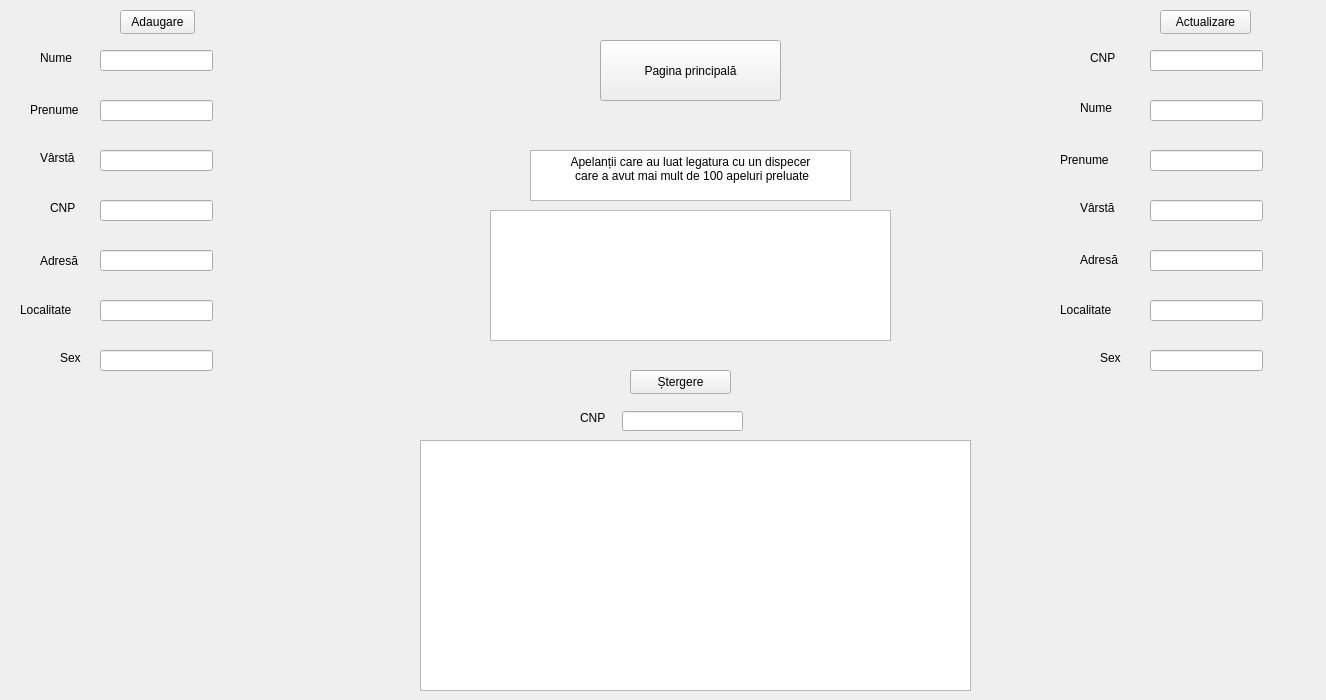
<?xml version="1.0" encoding="UTF-8"?>
<ui version="4.0">
 <class>Form</class>
 <widget class="QWidget" name="Form">
  <property name="geometry">
   <rect>
    <x>0</x>
    <y>0</y>
    <width>1326</width>
    <height>700</height>
   </rect>
  </property>
  <property name="windowTitle">
   <string>Form</string>
  </property>
  <widget class="QPushButton" name="pushButton">
   <property name="geometry">
    <rect>
     <x>120</x>
     <y>10</y>
     <width>75</width>
     <height>24</height>
    </rect>
   </property>
   <property name="text">
    <string>Adaugare</string>
   </property>
  </widget>
  <widget class="QPushButton" name="pushButton_2">
   <property name="geometry">
    <rect>
     <x>1160</x>
     <y>10</y>
     <width>91</width>
     <height>24</height>
    </rect>
   </property>
   <property name="text">
    <string>Actualizare</string>
   </property>
  </widget>
  <widget class="QPushButton" name="pushButton_3">
   <property name="geometry">
    <rect>
     <x>630</x>
     <y>370</y>
     <width>101</width>
     <height>24</height>
    </rect>
   </property>
   <property name="text">
    <string>Ștergere</string>
   </property>
  </widget>
  <widget class="QLineEdit" name="lineEdit">
   <property name="geometry">
    <rect>
     <x>100</x>
     <y>50</y>
     <width>113</width>
     <height>21</height>
    </rect>
   </property>
  </widget>
  <widget class="QLineEdit" name="lineEdit_2">
   <property name="geometry">
    <rect>
     <x>100</x>
     <y>100</y>
     <width>113</width>
     <height>21</height>
    </rect>
   </property>
  </widget>
  <widget class="QLineEdit" name="lineEdit_3">
   <property name="geometry">
    <rect>
     <x>100</x>
     <y>150</y>
     <width>113</width>
     <height>21</height>
    </rect>
   </property>
  </widget>
  <widget class="QLineEdit" name="lineEdit_4">
   <property name="geometry">
    <rect>
     <x>100</x>
     <y>200</y>
     <width>113</width>
     <height>21</height>
    </rect>
   </property>
  </widget>
  <widget class="QLineEdit" name="lineEdit_5">
   <property name="geometry">
    <rect>
     <x>100</x>
     <y>250</y>
     <width>113</width>
     <height>21</height>
    </rect>
   </property>
  </widget>
  <widget class="QLineEdit" name="lineEdit_6">
   <property name="geometry">
    <rect>
     <x>100</x>
     <y>300</y>
     <width>113</width>
     <height>21</height>
    </rect>
   </property>
  </widget>
  <widget class="QLineEdit" name="lineEdit_7">
   <property name="geometry">
    <rect>
     <x>100</x>
     <y>350</y>
     <width>113</width>
     <height>21</height>
    </rect>
   </property>
  </widget>
  <widget class="QLineEdit" name="lineEdit_8">
   <property name="geometry">
    <rect>
     <x>1150</x>
     <y>50</y>
     <width>113</width>
     <height>21</height>
    </rect>
   </property>
  </widget>
  <widget class="QLineEdit" name="lineEdit_9">
   <property name="geometry">
    <rect>
     <x>1150</x>
     <y>100</y>
     <width>113</width>
     <height>21</height>
    </rect>
   </property>
  </widget>
  <widget class="QLineEdit" name="lineEdit_10">
   <property name="geometry">
    <rect>
     <x>1150</x>
     <y>150</y>
     <width>113</width>
     <height>21</height>
    </rect>
   </property>
  </widget>
  <widget class="QLineEdit" name="lineEdit_11">
   <property name="geometry">
    <rect>
     <x>1150</x>
     <y>200</y>
     <width>113</width>
     <height>21</height>
    </rect>
   </property>
  </widget>
  <widget class="QLineEdit" name="lineEdit_12">
   <property name="geometry">
    <rect>
     <x>1150</x>
     <y>250</y>
     <width>113</width>
     <height>21</height>
    </rect>
   </property>
  </widget>
  <widget class="QLineEdit" name="lineEdit_13">
   <property name="geometry">
    <rect>
     <x>1150</x>
     <y>300</y>
     <width>113</width>
     <height>21</height>
    </rect>
   </property>
  </widget>
  <widget class="QLineEdit" name="lineEdit_14">
   <property name="geometry">
    <rect>
     <x>1150</x>
     <y>350</y>
     <width>113</width>
     <height>21</height>
    </rect>
   </property>
  </widget>
  <widget class="QLineEdit" name="lineEdit_15">
   <property name="geometry">
    <rect>
     <x>622</x>
     <y>411</y>
     <width>121</width>
     <height>20</height>
    </rect>
   </property>
  </widget>
  <widget class="QPushButton" name="pushButton_4">
   <property name="geometry">
    <rect>
     <x>600</x>
     <y>40</y>
     <width>181</width>
     <height>61</height>
    </rect>
   </property>
   <property name="text">
    <string>Pagina principală</string>
   </property>
  </widget>
  <widget class="QTableView" name="tableView">
   <property name="geometry">
    <rect>
     <x>420</x>
     <y>440</y>
     <width>551</width>
     <height>251</height>
    </rect>
   </property>
   <property name="layoutDirection">
    <enum>Qt::LayoutDirection::LeftToRight</enum>
   </property>
  </widget>
  <widget class="QLabel" name="label">
   <property name="geometry">
    <rect>
     <x>580</x>
     <y>410</y>
     <width>31</width>
     <height>16</height>
    </rect>
   </property>
   <property name="text">
    <string>CNP</string>
   </property>
  </widget>
  <widget class="QLabel" name="label_2">
   <property name="geometry">
    <rect>
     <x>40</x>
     <y>50</y>
     <width>41</width>
     <height>16</height>
    </rect>
   </property>
   <property name="text">
    <string>Nume</string>
   </property>
  </widget>
  <widget class="QLabel" name="label_3">
   <property name="geometry">
    <rect>
     <x>30</x>
     <y>100</y>
     <width>61</width>
     <height>20</height>
    </rect>
   </property>
   <property name="text">
    <string>Prenume</string>
   </property>
  </widget>
  <widget class="QLabel" name="label_4">
   <property name="geometry">
    <rect>
     <x>40</x>
     <y>150</y>
     <width>41</width>
     <height>16</height>
    </rect>
   </property>
   <property name="text">
    <string>Vârstă</string>
   </property>
  </widget>
  <widget class="QLabel" name="label_5">
   <property name="geometry">
    <rect>
     <x>50</x>
     <y>200</y>
     <width>31</width>
     <height>16</height>
    </rect>
   </property>
   <property name="text">
    <string>CNP</string>
   </property>
  </widget>
  <widget class="QLabel" name="label_6">
   <property name="geometry">
    <rect>
     <x>40</x>
     <y>250</y>
     <width>51</width>
     <height>21</height>
    </rect>
   </property>
   <property name="text">
    <string>Adresă</string>
   </property>
  </widget>
  <widget class="QLabel" name="label_7">
   <property name="geometry">
    <rect>
     <x>20</x>
     <y>300</y>
     <width>71</width>
     <height>20</height>
    </rect>
   </property>
   <property name="text">
    <string>Localitate</string>
   </property>
  </widget>
  <widget class="QLabel" name="label_8">
   <property name="geometry">
    <rect>
     <x>60</x>
     <y>350</y>
     <width>31</width>
     <height>16</height>
    </rect>
   </property>
   <property name="text">
    <string>Sex</string>
   </property>
  </widget>
  <widget class="QLabel" name="label_9">
   <property name="geometry">
    <rect>
     <x>1090</x>
     <y>50</y>
     <width>31</width>
     <height>16</height>
    </rect>
   </property>
   <property name="text">
    <string>CNP</string>
   </property>
  </widget>
  <widget class="QLabel" name="label_10">
   <property name="geometry">
    <rect>
     <x>1080</x>
     <y>100</y>
     <width>49</width>
     <height>16</height>
    </rect>
   </property>
   <property name="text">
    <string>Nume</string>
   </property>
  </widget>
  <widget class="QLabel" name="label_11">
   <property name="geometry">
    <rect>
     <x>1060</x>
     <y>150</y>
     <width>61</width>
     <height>20</height>
    </rect>
   </property>
   <property name="text">
    <string>Prenume</string>
   </property>
  </widget>
  <widget class="QLabel" name="label_12">
   <property name="geometry">
    <rect>
     <x>1080</x>
     <y>200</y>
     <width>41</width>
     <height>16</height>
    </rect>
   </property>
   <property name="text">
    <string>Vârstă</string>
   </property>
  </widget>
  <widget class="QLabel" name="label_13">
   <property name="geometry">
    <rect>
     <x>1080</x>
     <y>250</y>
     <width>51</width>
     <height>20</height>
    </rect>
   </property>
   <property name="text">
    <string>Adresă</string>
   </property>
  </widget>
  <widget class="QLabel" name="label_14">
   <property name="geometry">
    <rect>
     <x>1060</x>
     <y>300</y>
     <width>71</width>
     <height>20</height>
    </rect>
   </property>
   <property name="text">
    <string>Localitate</string>
   </property>
  </widget>
  <widget class="QLabel" name="label_15">
   <property name="geometry">
    <rect>
     <x>1100</x>
     <y>350</y>
     <width>31</width>
     <height>16</height>
    </rect>
   </property>
   <property name="text">
    <string>Sex</string>
   </property>
  </widget>
  <widget class="QTableView" name="tableView_2">
   <property name="geometry">
    <rect>
     <x>490</x>
     <y>210</y>
     <width>401</width>
     <height>131</height>
    </rect>
   </property>
   <property name="layoutDirection">
    <enum>Qt::LayoutDirection::LeftToRight</enum>
   </property>
  </widget>
  <widget class="QTextEdit" name="textEdit">
   <property name="geometry">
    <rect>
     <x>530</x>
     <y>150</y>
     <width>321</width>
     <height>51</height>
    </rect>
   </property>
   <property name="readOnly">
    <bool>true</bool>
   </property>
   <property name="html">
    <string>&lt;!DOCTYPE HTML PUBLIC &quot;-//W3C//DTD HTML 4.0//EN&quot; &quot;http://www.w3.org/TR/REC-html40/strict.dtd&quot;&gt;
&lt;html&gt;&lt;head&gt;&lt;meta name=&quot;qrichtext&quot; content=&quot;1&quot; /&gt;&lt;meta charset=&quot;utf-8&quot; /&gt;&lt;style type=&quot;text/css&quot;&gt;
p, li { white-space: pre-wrap; }
hr { height: 1px; border-width: 0; }
li.unchecked::marker { content: &quot;\2610&quot;; }
li.checked::marker { content: &quot;\2612&quot;; }
&lt;/style&gt;&lt;/head&gt;&lt;body style=&quot; font-family:'Segoe UI'; font-size:9pt; font-weight:400; font-style:normal;&quot;&gt;
&lt;p align=&quot;center&quot; style=&quot; margin-top:0px; margin-bottom:0px; margin-left:0px; margin-right:0px; -qt-block-indent:0; text-indent:0px;&quot;&gt;Apelanții care au luat legatura cu un dispecer&lt;/p&gt;
&lt;p align=&quot;center&quot; style=&quot; margin-top:0px; margin-bottom:0px; margin-left:0px; margin-right:0px; -qt-block-indent:0; text-indent:0px;&quot;&gt; care a avut mai mult de 100 apeluri preluate&lt;/p&gt;&lt;/body&gt;&lt;/html&gt;</string>
   </property>
  </widget>
 </widget>
 <resources/>
 <connections/>
</ui>
